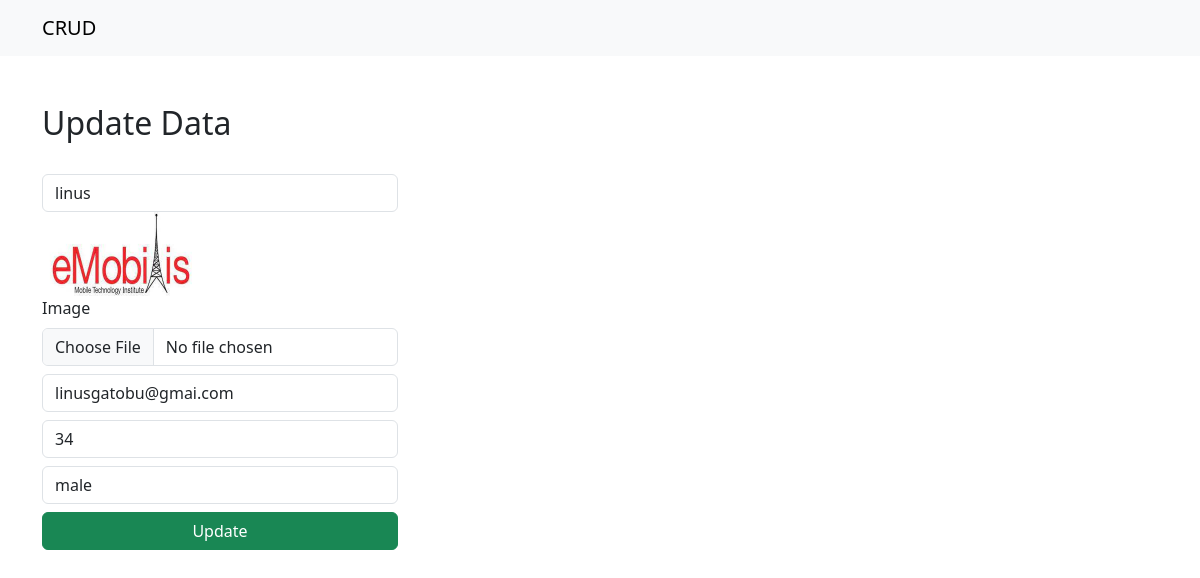
Screenshot of /update/2 with the database file from the repository.
### app/models.py (models this page shows, shortened)
class Student(models.Model):
    name=models.CharField(max_length=25,blank=False,null=False)
    email=models.EmailField()
    age=models.IntegerField()
    gender=models.CharField(max_length=25,blank=False,null=False)
    image = models.ImageField(upload_to='uploads/images', default="logo.png")

### app/views.py (the view, shortened to what this page needs)
# urls.py: path('update/<id>',views.updateData,name="updateData"),
def updateData(request,id):
    d=Student.objects.get(id=id)
    context={"d":d}
    return render(request,"edit.html",context)

### app/templates/edit.html (shortened to what this page needs)
<!doctype html>
<html lang="en">
    <link href="https://cdn.jsdelivr.net/npm/bootstrap@5.3.0-alpha1/dist/css/bootstrap.min.css" rel="stylesheet">
  <head>
  </head>
  <body>
    <nav class="navbar navbar-expand-lg bg-body-tertiary">
        <div class="container-md">
          <a class="navbar-brand" href="/">CRUD</a>
        </div>
      </nav>
      <div class="container mt-5">
        <div class="row">
            <div class="col-md-4">
                <h2>Update Data</h2>
                <br>
                <form action="/update/{{d.id}}" method="post" enctype="multipart/form-data">
                    <div class="form-group">
                        <input type="text" class="form-control" placeholder="Name" name="name" value="{{d.name}}" required>
                    </div>
                      <div class="form-group">
                                    <img width="150px" src="/media/{{ d.image }}" alt="{{ d.image }}"> <br>
                                <label for="" class="form-label">Image</label>
                                <input type="file" name="image" class="form-control">
                            </div>
                    <div class="form-group">
                        <input type="email" class="form-control  mt-2" placeholder="Email" name="email" value="{{d.email}}" required>
                    </div>
                    <div class="form-group">
                        <input type="number" class="form-control  mt-2" placeholder="Age" name="age" value="{{d.age}}" required>
                    </div>
                    <div class="form-group mt-2">
                        <select id="gender" name="gender" class="form-control" required>
                            <option selected>{{d.gender}}</option>
                        </select>
                    </div>
                    <div class="d-grid gap-2">
                        <button class="btn btn-success mt-2" type="submit">Update</button>
                    </div>
                </form>
            </div>
        </div>
      </div>
  </body>
</html>

### rows the page displays
Student: name "linus", image (picture), email "linusgatobu@gmai.com", age "34", gender "male"
